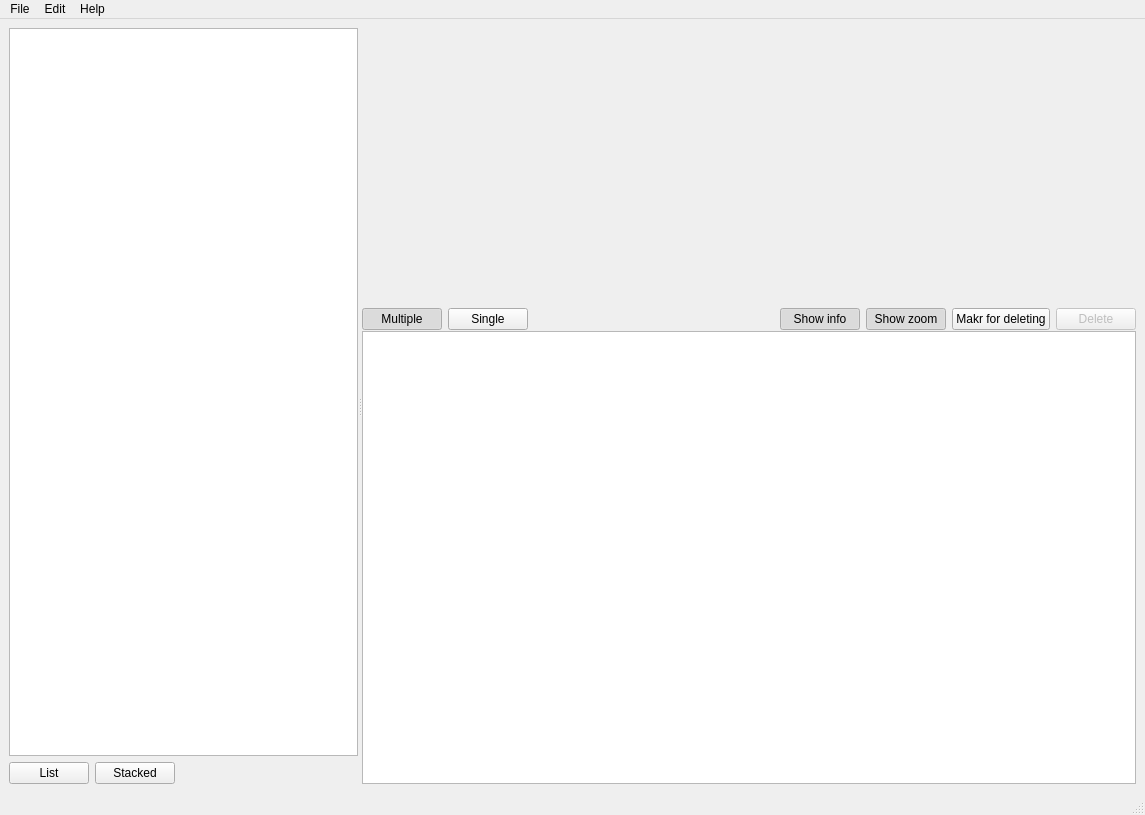
<?xml version="1.0" encoding="UTF-8"?>
<ui version="4.0">
 <class>MainWindow</class>
 <widget class="QMainWindow" name="MainWindow">
  <property name="geometry">
   <rect>
    <x>0</x>
    <y>0</y>
    <width>1145</width>
    <height>815</height>
   </rect>
  </property>
  <property name="windowTitle">
   <string>Picture Comparator</string>
  </property>
  <widget class="QWidget" name="centralwidget">
   <layout class="QVBoxLayout" name="verticalLayout_3">
    <item>
     <widget class="QSplitter" name="splitter">
      <property name="orientation">
       <enum>Qt::Horizontal</enum>
      </property>
      <widget class="QWidget" name="verticalLayoutWidget">
       <layout class="QVBoxLayout" name="verticalLayout">
        <item>
         <widget class="QStackedWidget" name="matches_stack">
          <property name="frameShape">
           <enum>QFrame::NoFrame</enum>
          </property>
          <property name="currentIndex">
           <number>0</number>
          </property>
          <widget class="MatchesListView" name="full_view_page">
           <property name="layoutDirection">
            <enum>Qt::LeftToRight</enum>
           </property>
           <property name="styleSheet">
            <string notr="true"/>
           </property>
           <property name="layoutMode">
            <enum>QListView::SinglePass</enum>
           </property>
           <property name="batchSize">
            <number>100</number>
           </property>
          </widget>
          <widget class="MatchesStackView" name="thumbnails_page"/>
         </widget>
        </item>
        <item>
         <layout class="QHBoxLayout" name="pager_layout"/>
        </item>
        <item>
         <layout class="QHBoxLayout" name="horizontalLayout_2">
          <property name="topMargin">
           <number>0</number>
          </property>
          <item>
           <widget class="QPushButton" name="list_thumbs_button">
            <property name="text">
             <string>List</string>
            </property>
           </widget>
          </item>
          <item>
           <widget class="QPushButton" name="stacked_thumbs_button">
            <property name="text">
             <string>Stacked</string>
            </property>
           </widget>
          </item>
          <item>
           <spacer name="horizontalSpacer">
            <property name="orientation">
             <enum>Qt::Horizontal</enum>
            </property>
            <property name="sizeHint" stdset="0">
             <size>
              <width>40</width>
              <height>20</height>
             </size>
            </property>
           </spacer>
          </item>
         </layout>
        </item>
       </layout>
      </widget>
      <widget class="QSplitter" name="splitter_2">
       <property name="orientation">
        <enum>Qt::Vertical</enum>
       </property>
       <property name="handleWidth">
        <number>1</number>
       </property>
       <widget class="QWidget" name="comparator_and_buttons">
        <layout class="QVBoxLayout" name="comparator_layout" stretch="1,1">
         <property name="sizeConstraint">
          <enum>QLayout::SetDefaultConstraint</enum>
         </property>
         <item>
          <widget class="CompareWidget" name="compare_widget" native="true">
           <property name="minimumSize">
            <size>
             <width>300</width>
             <height>100</height>
            </size>
           </property>
          </widget>
         </item>
         <item>
          <layout class="QHBoxLayout" name="action_buttons">
           <item>
            <widget class="QPushButton" name="display_multiple_button">
             <property name="toolTip">
              <string>Display images next to each other.</string>
             </property>
             <property name="text">
              <string>Multiple</string>
             </property>
             <property name="icon">
              <iconset theme="object-columns">
               <normaloff/>
              </iconset>
             </property>
             <property name="checkable">
              <bool>true</bool>
             </property>
             <property name="checked">
              <bool>true</bool>
             </property>
             <property name="default">
              <bool>false</bool>
             </property>
             <property name="flat">
              <bool>false</bool>
             </property>
            </widget>
           </item>
           <item>
            <widget class="QPushButton" name="display_single_button">
             <property name="toolTip">
              <string>Display single image at the time.</string>
             </property>
             <property name="text">
              <string>Single</string>
             </property>
             <property name="icon">
              <iconset theme="page-simple">
               <normaloff/>
              </iconset>
             </property>
             <property name="checkable">
              <bool>true</bool>
             </property>
            </widget>
           </item>
           <item>
            <spacer name="horizontalSpacer_2">
             <property name="orientation">
              <enum>Qt::Horizontal</enum>
             </property>
             <property name="sizeHint" stdset="0">
              <size>
               <width>40</width>
               <height>20</height>
              </size>
             </property>
            </spacer>
           </item>
           <item>
            <widget class="QPushButton" name="show_info_button">
             <property name="text">
              <string>Show info</string>
             </property>
             <property name="icon">
              <iconset theme="help-about-symbolic">
               <normaloff/>
              </iconset>
             </property>
             <property name="checkable">
              <bool>true</bool>
             </property>
             <property name="checked">
              <bool>true</bool>
             </property>
             <property name="flat">
              <bool>false</bool>
             </property>
            </widget>
           </item>
           <item>
            <widget class="QPushButton" name="show_zoom_button">
             <property name="text">
              <string>Show zoom</string>
             </property>
             <property name="icon">
              <iconset theme="label">
               <normaloff/>
              </iconset>
             </property>
             <property name="checkable">
              <bool>true</bool>
             </property>
             <property name="checked">
              <bool>true</bool>
             </property>
            </widget>
           </item>
           <item>
            <widget class="QPushButton" name="deleting_mode_button">
             <property name="toolTip">
              <string>Enables marking for deletion mode.</string>
             </property>
             <property name="text">
              <string>Makr for deleting</string>
             </property>
             <property name="icon">
              <iconset theme="trash-empty">
               <normaloff/>
              </iconset>
             </property>
             <property name="checkable">
              <bool>true</bool>
             </property>
            </widget>
           </item>
           <item>
            <widget class="QPushButton" name="delete_button">
             <property name="enabled">
              <bool>false</bool>
             </property>
             <property name="text">
              <string>Delete</string>
             </property>
             <property name="icon">
              <iconset theme="edit-delete">
               <normaloff/>
              </iconset>
             </property>
            </widget>
           </item>
          </layout>
         </item>
        </layout>
       </widget>
       <widget class="GroupListView" name="current_group_list_view">
        <property name="sizePolicy">
         <sizepolicy hsizetype="Expanding" vsizetype="Preferred">
          <horstretch>0</horstretch>
          <verstretch>0</verstretch>
         </sizepolicy>
        </property>
        <property name="baseSize">
         <size>
          <width>0</width>
          <height>500</height>
         </size>
        </property>
        <property name="verticalScrollBarPolicy">
         <enum>Qt::ScrollBarAlwaysOff</enum>
        </property>
        <property name="autoScroll">
         <bool>true</bool>
        </property>
        <property name="selectionMode">
         <enum>QAbstractItemView::MultiSelection</enum>
        </property>
        <property name="movement">
         <enum>QListView::Static</enum>
        </property>
        <property name="flow">
         <enum>QListView::LeftToRight</enum>
        </property>
        <property name="spacing">
         <number>5</number>
        </property>
       </widget>
      </widget>
     </widget>
    </item>
   </layout>
  </widget>
  <widget class="QMenuBar" name="menubar">
   <property name="geometry">
    <rect>
     <x>0</x>
     <y>0</y>
     <width>1145</width>
     <height>35</height>
    </rect>
   </property>
   <widget class="QMenu" name="menuFile">
    <property name="title">
     <string>File</string>
    </property>
    <addaction name="action_quit"/>
   </widget>
   <widget class="QMenu" name="menuHelp">
    <property name="title">
     <string>Help</string>
    </property>
    <addaction name="action_show_log"/>
   </widget>
   <widget class="QMenu" name="menuEdit">
    <property name="title">
     <string>Edit</string>
    </property>
    <addaction name="action_rename"/>
   </widget>
   <addaction name="menuFile"/>
   <addaction name="menuEdit"/>
   <addaction name="menuHelp"/>
  </widget>
  <widget class="QStatusBar" name="statusbar"/>
  <action name="action_quit">
   <property name="text">
    <string>Quit</string>
   </property>
   <property name="shortcut">
    <string>Ctrl+Q</string>
   </property>
  </action>
  <action name="action_show_log">
   <property name="text">
    <string>Show log</string>
   </property>
  </action>
  <action name="action_rename">
   <property name="enabled">
    <bool>false</bool>
   </property>
   <property name="text">
    <string>Rename</string>
   </property>
   <property name="shortcut">
    <string>F2</string>
   </property>
  </action>
 </widget>
 <customwidgets>
  <customwidget>
   <class>MatchesListView</class>
   <extends>QListView</extends>
   <header>picture_comparator_muri/view/matches_view</header>
   <container>1</container>
  </customwidget>
  <customwidget>
   <class>MatchesStackView</class>
   <extends>QWidget</extends>
   <header>picture_comparator_muri/view/matches_view</header>
   <container>1</container>
  </customwidget>
  <customwidget>
   <class>GroupListView</class>
   <extends>QListView</extends>
   <header>picture_comparator_muri/view/group_list_view</header>
  </customwidget>
  <customwidget>
   <class>CompareWidget</class>
   <extends>QWidget</extends>
   <header>picture_comparator_muri/view/comparator_view</header>
   <container>1</container>
  </customwidget>
 </customwidgets>
 <resources/>
 <connections/>
</ui>
